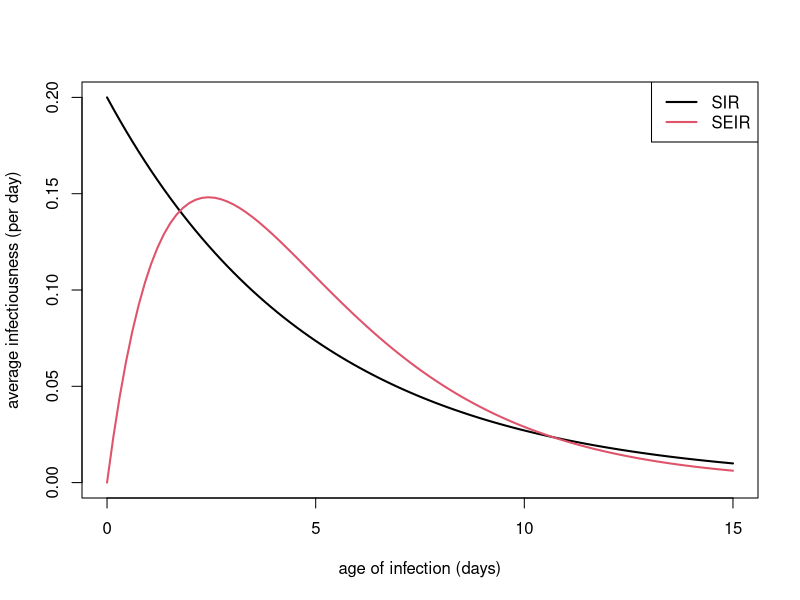

The R source for this figure:
## ---- chunk 1
#| label: fig-infectiousness-profiles
#| fig-cap: "Average infectiousness (i.e. average number of transmissions per day for a single infective in a fully susceptible population) over time for the SIR and SEIR models. Parameter values for the SIR model gamma=1/5; for the SEIR model gamma=1/3, alpha=1/2. Both models have the same R0 (i.e. same area under the infectiousness curve) and same mean generation interval (5 days)."
#| echo: false

# Values of R0
t_vals <- seq(0, 15, length.out = 100)

# Define mean generation interval
GI = 5;

# Define mean latent period for the SEIR model
LP = 2;

# Compute f for SIR 
f_SIR <- 1/GI * exp(-t_vals/GI)

# Compute f for SEIR with gamma chosen to give the same GI
alpha = 1/LP;
gamma = 1/(GI-LP);
f_SEIR = alpha*gamma/(gamma-alpha)*(exp(-alpha*t_vals)-exp(-gamma*t_vals))

# Plot
plot(t_vals, f_SIR,
     type = "l",
     ylim = c(0,0.2),
     lwd = 2,
     xlab = "age of infection (days)",
     ylab = "average infectiousness (per day)",
     col = 1)

lines(t_vals, f_SEIR, lwd = 2, col = 2)

legend("topright",
       legend = c("SIR", "SEIR"),
       col = c(1, 2),
       lwd = 2)
